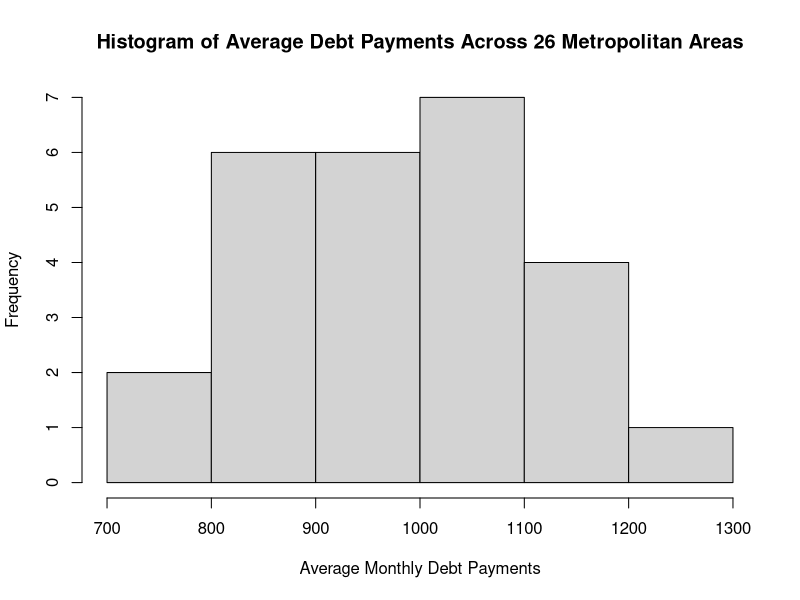

Source code (R):
## ---- chunk 1
library(readxl)
library(ggplot2)
setwd("C:/Users/timma/Documents/GitHub/FIN6572Fall2020/Problem Sets/Ch5")
## ---- chunk 2
pnorm(325,330,4)
## ---- chunk 3
pnorm(325,330,4/sqrt(6))
## ---- chunk 4
pnorm(325,330,4/sqrt(12))
## ---- chunk 5
1-pnorm(200, 180, 28/sqrt(16))
## ---- chunk 6
1-pnorm(35,33.8,3.5,1)
## ---- chunk 7
1-pnorm(35,33.8,3.5/sqrt(4))
## ---- chunk 8
(1-pnorm(35,33.8,3.5))^4
## ---- chunk 9
se = sqrt(((1/6)*(5/6))/200)
se
## ---- chunk 10
1-pnorm(0.2,1/6,se)
## ---- chunk 11
myData = read_xlsx("Ch05_Q17_Data_File.xlsx")
## ---- chunk 12
Error = qt(0.95,5) * sd(myData$Customers)/sqrt(6)
Error
## ---- chunk 13
Lower = mean(myData$Customers) - Error
Upper = mean(myData$Customers) + Error
c(Lower,Upper)
## ---- chunk 14
t.test(myData$Customers, conf.level=0.90)
## ---- chunk 15
myData = read_xlsx("Ch05_Q25_Data_File.xlsx")
## ---- chunk 16
t.test(myData$Debt, conf.level=0.90)
t.test(myData$Debt, conf.level=0.95)
sd(myData$Debt)
## ---- chunk 17
moe = qt(0.975,1025) * sqrt((0.47*(1-0.47))/1026)
moe
## ---- chunk 18
lb = 0.47 - moe
ub = 0.47 + moe
c(lb,ub)
## ---- chunk 19
t = (2.8-3)*sqrt(45)
t
## ---- chunk 20
pt(t,44)
## ---- chunk 21
myData = read_xlsx("Ch05_Q47__Data_File.xlsx")
## ---- chunk 22
hist(myData$Debt,
     main="Histogram of Average Debt Payments Across 26 Metropolitan Areas",
     xlab="Average Monthly Debt Payments",
     breaks=5)
## ---- chunk 23
mu = mean(myData$Debt)
s = sd(myData$Debt)
t = (900-mu)/(s/sqrt(length(myData$Debt)))
t
t.test(myData$Debt, mu=900)
